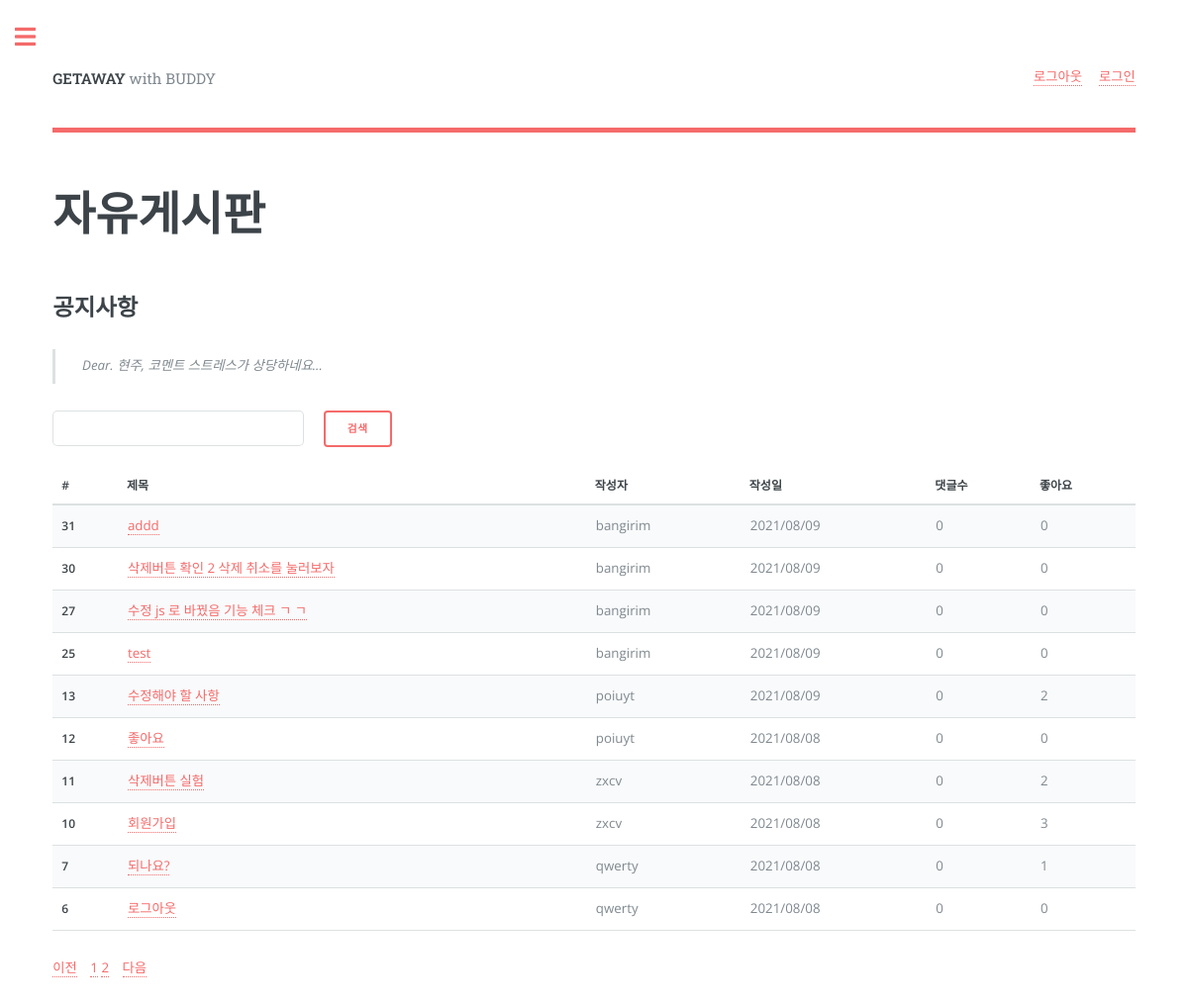
The page /list/ on the database as committed earlier.
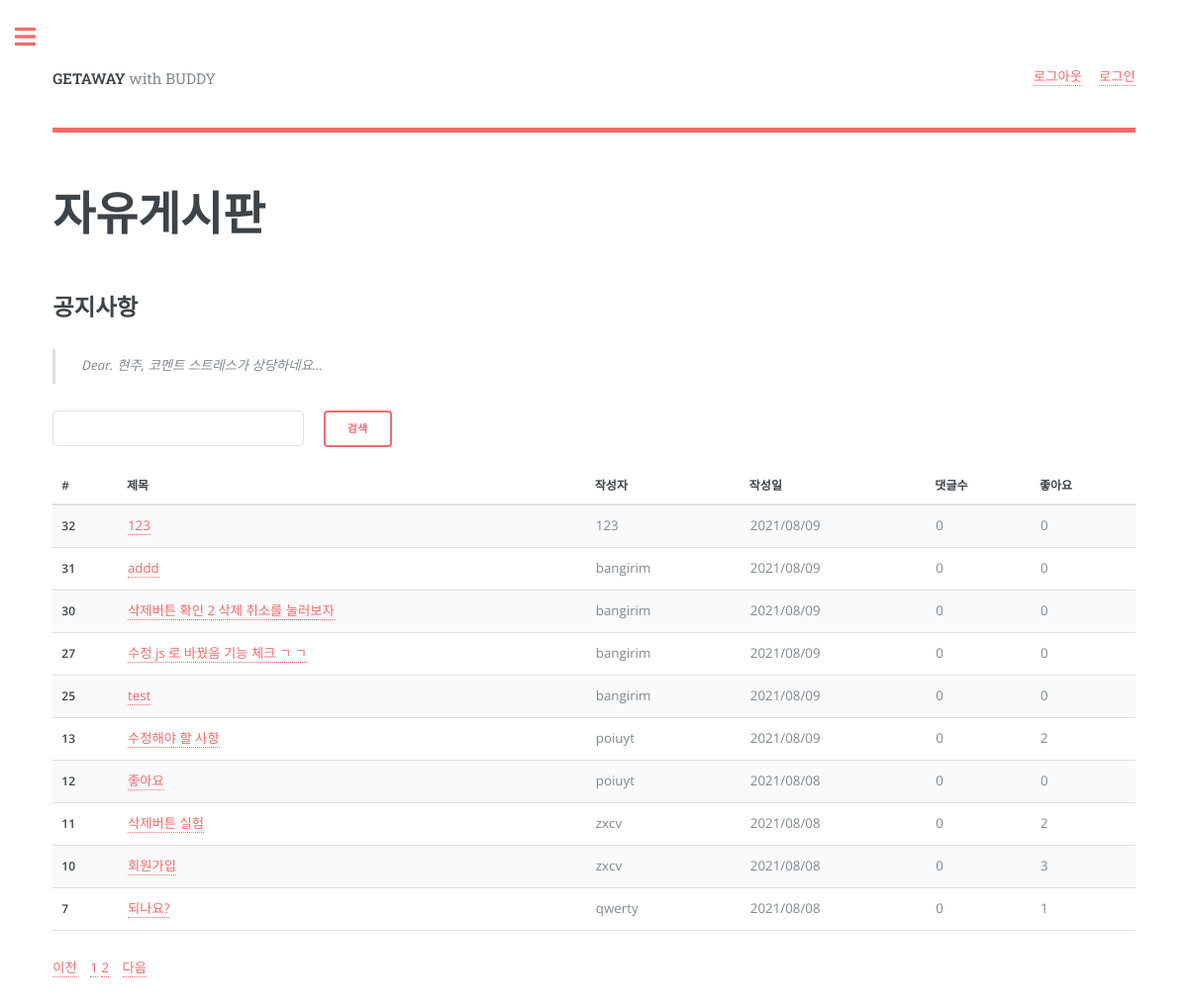
The same page on the database as committed later.
### getaway/models.py (models this page shows, shortened)
class Board(models.Model):
    b_title = models.CharField(max_length=100)
    b_content = models.TextField(max_length=3000)
    b_like = models.IntegerField(default=0)
    b_comment = models.IntegerField(default=0)
    b_pubdate = models.DateTimeField(auto_now=True)
    b_user = models.ForeignKey(User, on_delete=models.DO_NOTHING, null=True, related_name='user_board')
    b_voter = models.ManyToManyField(User, related_name='voter_board')

### getaway/views.py (the view)
# urls.py: path('list/', views.b_list, name='b_list'),
def b_list(request):
    user_id = request.session.get('user')
    print(user_id)
    page = request.GET.get('page', 1)  # 페이지
    kw = request.GET.get('kw', '')  # 검색어 for search function
    listing = Board.objects.all().order_by('-b_pubdate')
    if kw:  # 이것도 for search function
        listing = listing.filter(
            Q(b_title__icontains=kw) |  # 제목검색
            Q(b_content__icontains=kw)  # | # 내용검색
        ).distinct()
    paginator = Paginator(listing, 10)  # 페이지당 10개씩 보여주기
    page_obj = paginator.get_page(page)
    context = {'listing': page_obj, 'page': page, 'kw': kw, 'user': user_id}
    return render(request, 'getaway/list.html', context)

### getaway/templates/getaway/list.html (shortened to what the changed rows need)
<!DOCTYPE HTML>
<html>
	<head>
		<link rel="stylesheet" href="../../static/assets/css/main.css" />
	</head>
	<body class="is-preload">
        <div id="wrapper">
            <div id="main">
                <div class="inner">
                    <section>
                        <header class="main">
                            <h1 style="font-family: SansSerif">자유게시판</h1>
                        </header>
                        <h2 style="font-family: SansSerif">공지사항</h2>
                        <br><br><br>
                        <div class="table-wrapper">
                            <table>
                                <thead>
                                    <tr>
                                        <th scope="col">#</th>
                                        <th scope="col">제목</th>
                                        <th scope="col">작성자</th>
                                        <th scope="col">작성일</th>
                                        <th scope="col">댓글수</th>
                                        <th scope="col">좋아요</th>
                                    </tr>
                                </thead>
                                <tbody>
                                    {% for post in listing %}
                                        <tr>
                                            <th scope="row">{{ post.id }}</th>
                                            <td><a href="{% url 'getaway:b_detail' post.id %}"> {{ post.b_title }}</a></td>
                                            <td>{{ post.b_user }}</td>
                                            <td>{{ post.b_pubdate | date:"Y/m/d" }}</td>
                                            <td>{{ post.b_comment }}</td>
                                            <td>{{ post.b_voter.count }}</td>
                                        </tr>
                                    {% endfor %}
                                </tbody>
                            </table>
                            <ul class="pagination justify-content-center">
                                {% for page_number in listing.paginator.page_range %}
                                    {% if page_number == listing.number %}
                                        <li class="page-item active" aria-current="page">
                                            <a class="page-link"
                                               data-page="{{ page_number }}"
                                               href="?page={{ page_number }}">{{ page_number }}</a>
                                        </li>
                                    {% else %}
                                        <li class="page-item">
                                            <a class="page-link"
                                               data-page="{{ page_number }}"
                                               href="?page={{ page_number }}">{{ page_number }}</a>
                                        </li>
                                    {% endif %}
                                {% endfor %}
                            </ul>
                        </div>
                    </section>
                </div>
            </div>
        </div>
	</body>
</html>

Rows that differ between the two databases and show on the page:
no longer on this page (row unchanged): Board: id "6", b_title "로그아웃", b_user "qwerty", b_pubdate "2021/08/08", b_comment "0", b_voter.count "0"
added Board: id "32", b_title "123", b_user "123", b_pubdate "2021/08/09", b_comment "0", b_voter.count "0"
